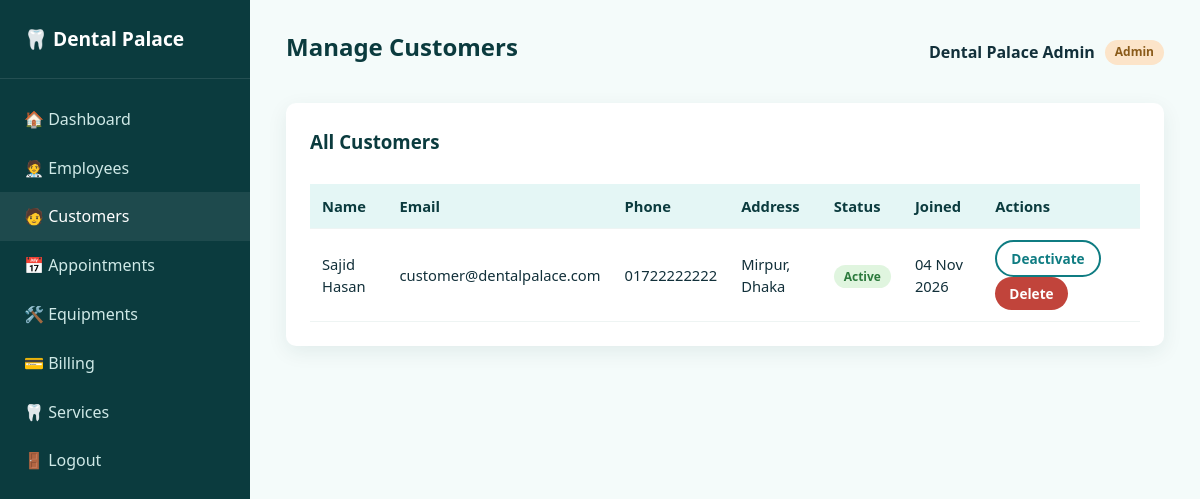
The page /admin/customers.php (signed in) on the database its author committed.
### tables this page shows
CREATE TABLE users (
    id INT AUTO_INCREMENT PRIMARY KEY,
    name VARCHAR(100) NOT NULL,
    email VARCHAR(150) NOT NULL UNIQUE,
    password VARCHAR(255) NOT NULL,
    role ENUM('admin','employee','customer') NOT NULL DEFAULT 'customer',
    phone VARCHAR(20) DEFAULT NULL,
    address VARCHAR(255) DEFAULT NULL,
    designation VARCHAR(100) DEFAULT NULL,    
    status ENUM('active','inactive') NOT NULL DEFAULT 'active',
    created_at TIMESTAMP DEFAULT CURRENT_TIMESTAMP
);

### includes/auth.php (called while the page is built, shortened)
<?php
function h($str) {
    return htmlspecialchars($str ?? '', ENT_QUOTES, 'UTF-8');
}

### admin/customers.php (the view, shortened to what this page needs)
<?php
require_once __DIR__ . '/../includes/auth.php';
$customers = $conn->query("SELECT * FROM users WHERE role='customer' ORDER BY created_at DESC");
require_once __DIR__ . '/../includes/dash_header.php';
?>
<div class="panel">
  <div class="panel-head"><h3>All Customers</h3></div>
  <table>
    <tr><th>Name</th><th>Email</th><th>Phone</th><th>Address</th><th>Status</th><th>Joined</th><th>Actions</th></tr>
    <?php if ($customers->num_rows === 0): ?>
      <tr><td colspan="7" class="empty-state">No customers registered yet.</td></tr>
    <?php else: while ($c = $customers->fetch_assoc()): ?>
      <tr>
        <td><?php echo h($c['name']); ?></td>
        <td><?php echo h($c['email']); ?></td>
        <td><?php echo h($c['phone']); ?></td>
        <td><?php echo h($c['address']); ?></td>
        <td><span class="status status-<?php echo $c['status']; ?>"><?php echo $c['status']; ?></span></td>
        <td><?php echo h(date('d M Y', strtotime($c['created_at']))); ?></td>
        <td class="actions">
          <a href="?toggle=<?php echo $c['id']; ?>" class="btn btn-sm btn-outline"><?php echo $c['status']==='active' ? 'Deactivate' : 'Activate'; ?></a>
          <a href="?delete=<?php echo $c['id']; ?>" class="btn btn-sm btn-danger" data-confirm="Remove this customer? Their appointments and bills will also be deleted.">Delete</a>
        </td>
      </tr>
    <?php endwhile; endif; ?>
  </table>
</div>
<?php require_once __DIR__ . '/../includes/dash_footer.php'; ?>

### assets/css/style.css (style rules this page uses)
:root { --teal-900:#0b3b3e; --teal-700:#0f7c82; --teal-500:#17a6ad; --teal-100:#e4f6f5; --mint-bg:#f4fbfa; --navy:#12303a; --ink-soft:#5b7b83; --white:#ffffff; --amber:#e0a63e; --danger:#c1443b; --success:#2f9e63; --radius:10px; --shadow:0 6px 20px rgba(15,60,64,0.08); font-family:'Segoe UI', 'Poppins', Arial, sans-serif; }
* { box-sizing:border-box; }
body { margin:0; background:var(--mint-bg); color:var(--navy); line-height:1.55; }
h1,h2,h3,h4 { font-family:'Poppins','Segoe UI',sans-serif; color:var(--teal-900); margin:0 0 .5em; }
a { color:var(--teal-700); text-decoration:none; }
.btn { display:inline-block; padding:10px 22px; border-radius:30px; border:none; background:var(--teal-700); color:#fff; font-weight:600; cursor:pointer; transition:.2s; text-align:center; }
.btn-outline { background:transparent; color:var(--teal-700); border:2px solid var(--teal-700); }
.btn-danger { background:var(--danger); }
.btn-sm { padding:6px 14px; font-size:.85rem; border-radius:20px; }
.panel { background:#fff; border-radius:var(--radius); box-shadow:var(--shadow); padding:24px; margin-bottom:26px; }
.panel-head { display:flex; justify-content:space-between; align-items:center; margin-bottom:18px; flex-wrap:wrap; gap:10px; }
table { width:100%; border-collapse:collapse; font-size:.92rem; }
th,td { padding:11px 12px; text-align:left; border-bottom:1px solid #eef4f3; }
th { background:var(--teal-100); color:var(--teal-900); font-weight:700; }
.status { padding:3px 10px; border-radius:20px; font-size:.75rem; font-weight:700; text-transform:capitalize; }
.status-completed, .status-paid, .status-working, .status-active { background:#e0f5df; color:#2c7a3d; }
.actions a, .actions button { margin-right:6px; }

### rows shown on the page
users: name "Sajid Hasan", email "customer@dentalpalace.com", phone "01722222222", address "Mirpur, Dhaka", status "Active", created_at "04 Nov 2026", shows "Deactivate"

### other values the page prints
$item[0] "🏠 Dashboard"
$item[0] "🧑‍⚕️ Employees"
$item[0] "🧑 Customers"
$item[0] "📅 Appointments"
$item[0] "🛠️ Equipments"
$item[0] "💳 Billing"
$item[0] "🦷 Services"
$pageTitle "Manage Customers"
$u['name'] "Dental Palace Admin"
$role "Admin"
